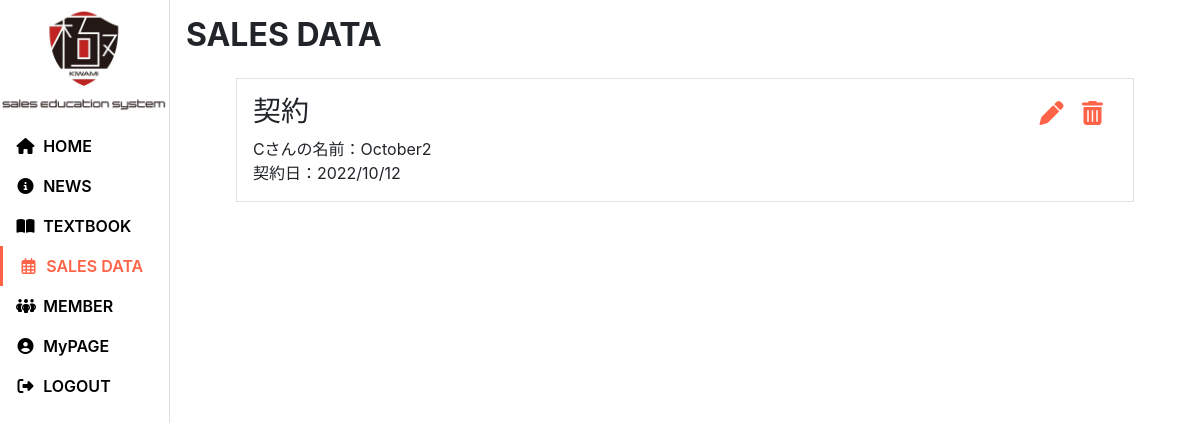
The app's page /sales/contract/2/ (signed in) with its own data.
### sales/models.py (models this page shows, shortened)
class Contract(models.Model):
    dt              = models.DateTimeField(verbose_name="投稿日時", default=timezone.now)
    user            = models.ForeignKey(settings.AUTH_USER_MODEL, verbose_name="投稿者", on_delete=models.CASCADE)
    contract_date   = models.DateField(verbose_name="契約日時")
    interview       = models.ForeignKey(Interview, verbose_name="対応する面談", on_delete=models.CASCADE)

class Interview(models.Model):
    dt              = models.DateTimeField(verbose_name="投稿日時", default=timezone.now)
    user            = models.ForeignKey(settings.AUTH_USER_MODEL, verbose_name="投稿者", on_delete=models.CASCADE)
    interview_date  = models.DateTimeField(verbose_name="面談日時")
    abc             = models.ForeignKey(ABC, verbose_name="対応するABC", on_delete=models.CASCADE)

class ABC(models.Model):
    dt          = models.DateTimeField(verbose_name="投稿日時", default=timezone.now)
    user        = models.ForeignKey(settings.AUTH_USER_MODEL, verbose_name="投稿者", on_delete=models.CASCADE)
    abc_date    = models.DateTimeField(verbose_name="ABC日時")
    question    = models.ForeignKey(Question, verbose_name="対応する質問", on_delete=models.CASCADE)

class Question(models.Model):
    dt      = models.DateTimeField(verbose_name="投稿日時", default=timezone.now)
    user    = models.ForeignKey(settings.AUTH_USER_MODEL, verbose_name="投稿者", on_delete=models.CASCADE)
    q_date  = models.DateField(verbose_name="質問日")
    ac      = models.ForeignKey(AC, verbose_name="対応するAC", on_delete=models.CASCADE)

class AC(models.Model):
    dt      = models.DateTimeField(verbose_name="投稿日時", default=timezone.now)
    user    = models.ForeignKey(settings.AUTH_USER_MODEL, verbose_name="投稿者", on_delete=models.CASCADE)
    ac_date = models.DateTimeField(verbose_name="AC日時")
    c_name  = models.CharField(verbose_name="Cさんの名前", max_length=10, null=True, blank=True)
    place   = models.CharField(verbose_name="AC場所", max_length=200, null=True, blank=True)

### sales/views.py (the view, shortened to what this page needs)
class ContractDetailView(LoginRequiredMixin,View):
    def get(self, request, pk, *args, **kwargs):
        context = {}
        context["contract"]     = Contract.objects.filter(id=pk).first()
        context["interviews"]   = Interview.objects.filter(user=request.user.id).order_by("-interview_date")
        return render(request, "sales/contract_detail.html", context)

### templates/sales/contract_detail.html (shortened to what this page needs)
{% extends "oneall/base.html" %}
{% load static %}
{% block extra_head %}
<link rel="stylesheet" href="{% static 'sales/css/index.css' %}">
<link rel="stylesheet" href="{% static 'sales/css/detail.css' %}">
{% endblock %}
{% block main %}
<h1>SALES DATA</h1>
<div class="sales_data_detail border">
    <div class="sales_data_icons">
        <label class="sales_data_icon edit" value="{{ contract.id }}" for="contract_edit_chk"><i class="fa-solid fa-pen"></i></label>
        <button class="sales_data_icon trash" value="{{ contract.id }}"><i class="fa-solid fa-trash-can"></i></button>
    </div>
    <div class="sales_data_detail_content">
        <h3>契約</h3>
        <div>Cさんの名前：{{ contract.interview.abc.question.ac.c_name }}</div>
        <div>契約日：{{ contract.contract_date|date:'Y/m/d' }}</div>
    </div>
</div>
{% endblock %}

### static/oneall/css/base.css (style rules this page uses)
:root { --main-color: #FF6347; --pentad-color1: #FF6347; --pentad-color2: #FF47E3; --pentad-color3: #E3FF47; --pentad-color4: #47FFBF; --pentad-color5: #4788FF; --accent-color6: #FF6347; --tag-color: #777; --inactive-color: #bababa; --cancel-btn-color: #ddd; --text-color: #000; --border-color: rgb(221, 221, 221); }
@media screen and (min-width: 768px) { h1 { font-size: 2rem; font-weight: bold; margin-bottom: 1.5rem; } }

### static/sales/css/detail.css (style rules this page uses)
.sales_data_detail { width: 90%; margin: 1rem auto; padding: 1rem; position: relative; }
.sales_data_icons { position: absolute; top: 0; right: 0; margin: 1rem 1rem; }
.sales_data_icon { display: inline-block; margin-right: 0.5rem; border: none; background-color: white; color: var(--main-color); font-size: 1.5rem; cursor: pointer; }

### records on screen
Contract: interview.abc.question.ac.c_name "October2", contract_date "2022/10/12"
